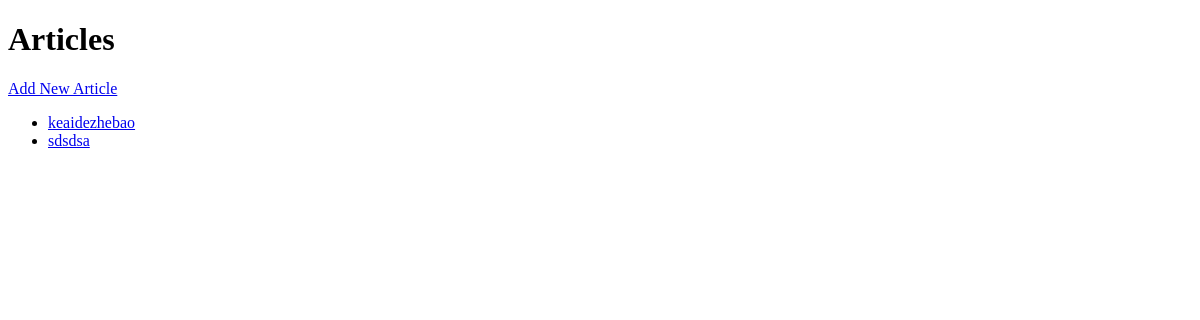
The app's page /, older data.
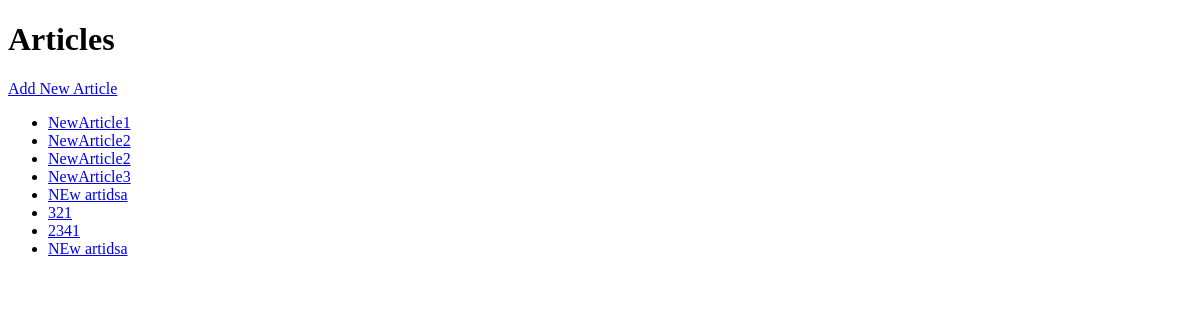
The same page, newer data.
### notes/models.py (models this page shows, shortened)
class Article(models.Model):
    title = models.CharField(max_length=200)
    content = models.TextField()

### notes/views.py (the view)
# urls.py: path('', views.index, name='index'),
def index(request):
    articles = Article.objects.all()
    return render(request, 'index.html', {'articles': articles})

### notes/templates/index.html (shortened to what this page needs)
<!DOCTYPE html>
<html lang="en">
  <head>
  </head>
  <body>
    <h1>Articles</h1>
    <a href="{% url 'notes:new_article' %}">Add New Article</a>
    <ul>
      {% for article in articles %}
      <li>
        <a href="{% url 'notes:article_view' article_id=article.id %}"
          >{{ article.title }}</a
        >
      </li>
      {% endfor %}
    </ul>
  </body>
</html>

Row changes from the older to the newer data that the page shows:
removed Article: title "keaidezhebao"
removed Article: title "sdsdsa"
added Article: title "NewArticle1"
added Article: title "NewArticle2"
added Article: title "NewArticle2"
added Article: title "NewArticle3"
added Article: title "NEw artidsa"
added Article: title "321"
added Article: title "2341"
added Article: title "NEw artidsa"
